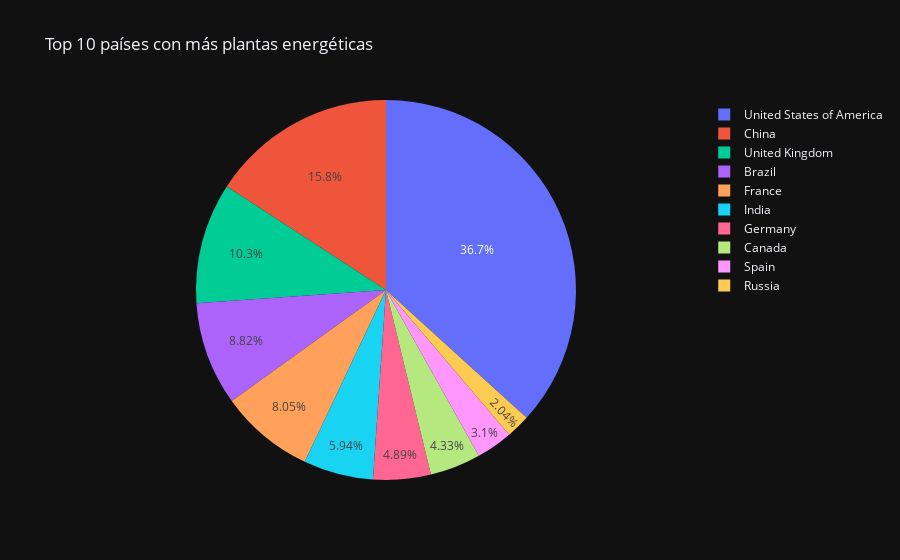

Here is the notebook cell this chart was saved with:
### Code cell
#10 países con más plantas energéticas
country_dfa = country_df.head(10)

fig1_country_dist = px.pie(country_dfa, values='Conteo', names='country_long', title='Top 10 países con más plantas energéticas', template = 'plotly_dark')
fig1_country_dist.show()

### Figure 1 — Plotly figure (JSON) as saved in the notebook; plotly's stock layout.template omitted (floating-point values rounded to 4 significant figures)
{"data": [{"domain": {"x": [0, 1], "y": [0, 1]}, "hovertemplate": "country_long=%{label}<br>Conteo=%{value}<extra></extra>", "labels": ["United States of America", "China", "United Kingdom", "Brazil", "France", "India", "Germany", "Canada", "Spain", "Russia"], "legendgroup": "", "name": "", "showlegend": true, "type": "pie", "values": [9833, 4235, 2751, 2360, 2155, 1589, 1309, 1159, 829, 545]}], "layout": {"legend": {"tracegroupgap": 0}, "title": {"text": "Top 10 países con más plantas energéticas"}}}
